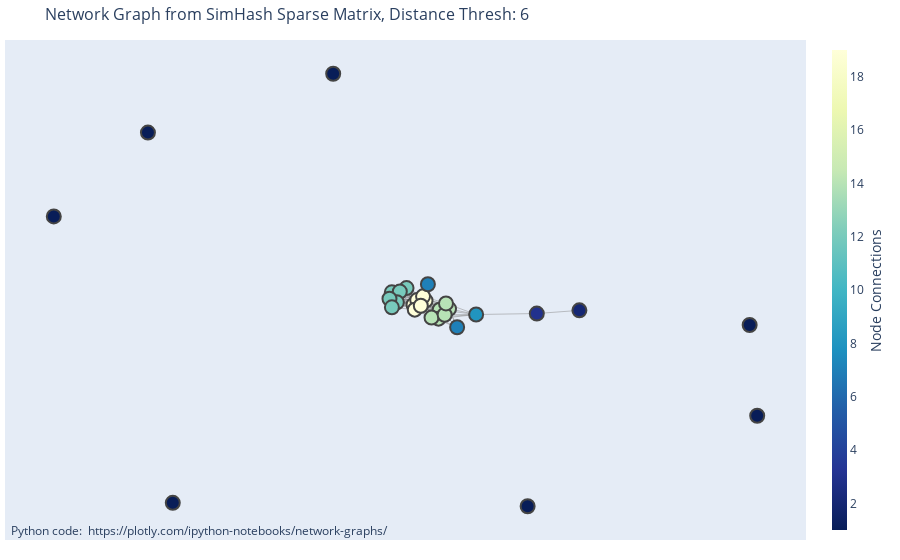

This figure's notebook cell:
### Code cell
fig = plot_graph(G)
fig.show()

### Figure 1 — Plotly figure (JSON) as saved in the notebook; plotly's stock layout.template omitted (floating-point values rounded to 4 significant figures; data arrays with more than 128 entries replaced by an {"elided": "..."} marker saying what was removed)
{"data": [{"hoverinfo": "none", "line": {"color": "#888", "width": 0.5}, "mode": "lines", "type": "scatter", "x": {"elided": "501 float values"}, "y": {"elided": "501 float values"}}, {"hoverinfo": "text", "marker": {"color": [14, 14, 14, 14, 14, 12, 12, 12, 12, 12, 19, 19, 19, 19, 19, 14, 8, 1, 7, 1, 12, 2, 1, 1, 7, 19, 3, 1, 1, 1], "colorbar": {"thickness": 15, "title": {"side": "right", "text": "Node Connections"}, "xanchor": "left"}, "colorscale": [[0, "rgb(255,255,217)"], [0.125, "rgb(237,248,177)"], [0.25, "rgb(199,233,180)"], [0.375, "rgb(127,205,187)"], [0.5, "rgb(65,182,196)"], [0.625, "rgb(29,145,192)"], [0.75, "rgb(34,94,168)"], [0.875, "rgb(37,52,148)"], [1, "rgb(8,29,88)"]], "line": {"width": 2}, "reversescale": true, "showscale": true, "size": 14}, "mode": "markers", "text": ["Doc ID: 0 <br>Text: I lived at West Egg, the--well, the less fashionable of the two, though thi <br>Expected Cluster: 0 <br>Cluster: 0", "Doc ID: 1 <br>Text: I lived at West Egg, the--well, the less fashionable of the two, though thi <br>Expected Cluster: 0 <br>Cluster: 0", "Doc ID: 2 <br>Text: I lived at West Egg, the--well, the less fashionable of the two, though thi <br>Expected Cluster: 0 <br>Cluster: 0", "Doc ID: 3 <br>Text: I lived at West Egg, the--well, the less fashionable of the two, though thi <br>Expected Cluster: 0 <br>Cluster: 0", "Doc ID: 4 <br>Text: I lived at West Egg, the--well, the less fashionable of the two, though thi <br>Expected Cluster: 0 <br>Cluster: 0", "Doc ID: 5 <br>Text: Daisy put her arm through his abruptly, but he seemed absorbed in what he h <br>Expected Cluster: 1 <br>Cluster: 0", "Doc ID: 6 <br>Text: Daisy put her arm through his abruptly, but he seemed absorbed in what he h <br>Expected Cluster: 1 <br>Cluster: 0", "Doc ID: 7 <br>Text: Daisy put her arm through his abruptly, but he seemed absorbed in what he h <br>Expected Cluster: 1 <br>Cluster: 0", "Doc ID: 8 <br>Text: Daisy put her arm through his abruptly, but he seemed absorbed in what he h <br>Expected Cluster: 1 <br>Cluster: 0", "Doc ID: 9 <br>Text: Daisy put her arm through his abruptly, but he seemed absorbed in what he h <br>Expected Cluster: 1 <br>Cluster: 0", "Doc ID: 10 <br>Text: And so it happened that on a warm windy evening I drove over to East Egg to <br>Expected Cluster: 0 <br>Cluster: 0", "Doc ID: 11 <br>Text: And so it happened that on a warm windy evening I drove over to East Egg to <br>Expected Cluster: 0 <br>Cluster: 0", "Doc ID: 12 <br>Text: And so it happened that on a warm windy evening I drove over to East Egg to <br>Expected Cluster: 0 <br>Cluster: 0", "Doc ID: 13 <br>Text: And so it happened that on a warm windy evening I drove over to East Egg to <br>Expected Cluster: 0 <br>Cluster: 0", "Doc ID: 14 <br>Text: And so it happened that on a warm windy evening I drove over to East Egg to <br>Expected Cluster: 0 <br>Cluster: 0", "Doc ID: 15 <br>Text: I lived at West Egg, the--well, the less fashionable of the two, though thi <br>Expected Cluster: 0 <br>Cluster: 0", "Doc ID: 16 <br>Text: I lived at West Egg, the less fashionable of the two, though this is a most <br>Expected Cluster: 0 <br>Cluster: 0", "Doc ID: 17 <br>Text: I lived at the very tip of West Egg, fifty yards from the sound, and betwee <br>Expected Cluster: 0 <br>Cluster: 1", "Doc ID: 18 <br>Text: The Normandy American Cemetery and Memorial in France is located in Collevi <br>Expected Cluster: 2 <br>Cluster: 0", "Doc ID: 19 <br>Text: The other girl, Daisy, made an attempt to rise—she leaned slightly forward  <br>Expected Cluster: 3 <br>Cluster: 2", "Doc ID: 20 <br>Text: Daisy put her arm through his abruptly, but he seemed absorbed in what he h <br>Expected Cluster: 1 <br>Cluster: 0", "Doc ID: 21 <br>Text: Daisy eloped his arm quickly, but he seemed to be thinking about what he ha <br>Expected Cluster: 1 <br>Cluster: 0", "Doc ID: 22 <br>Text: Although Daisy quickly eloped his arm, he seemed to be thinking about what  <br>Expected Cluster: 1 <br>Cluster: 3", "Doc ID: 23 <br>Text: The bright stars that can lie close to the Moon all lie in constellations o <br>Expected Cluster: 4 <br>Cluster: 4", "Doc ID: 24 <br>Text: Then came the war, old sport. It was a great relief, and I tried very hard  <br>Expected Cluster: 5 <br>Cluster: 0", "Doc ID: 25 <br>Text: And so it happened that on a warm windy evening I drove over to East Egg to <br>Expected Cluster: 0 <br>Cluster: 0", "Doc ID: 26 <br>Text: On a warm windy evening I drove over to East Egg to see 2 old friends. Thei <br>Expected Cluster: 0 <br>Cluster: 0", "Doc ID: 27 <br>Text: One evening I drove to East Egg to see 2 old acquaintences. Their house was <br>Expected Cluster: 0 <br>Cluster: 5", "Doc ID: 28 <br>Text: Examine what the vines are growing on before you start. They can creep betw <br>Expected Cluster: 6 <br>Cluster: 6", "Doc ID: 29 <br>Text: I just got here a minute ago, from New York. I was bringing you that coupe  <br>Expected Cluster: 7 <br>Cluster: 7"], "type": "scatter", "x": [0.0638, 0.03867, 0.03541, 0.01664, 0.05195, -0.05063, -0.09028, -0.06871, -0.07668, -0.09651, 0.000498, -0.03177, -0.02185, -0.02842, -0.006205, 0.05556, 0.1367, -0.7466, 0.08556, -1, -0.09001, 0.4146, 0.8729, -0.6798, 0.006876, -0.01222, 0.3, 0.2753, -0.248, 0.8932], "y": [-0.009538, -0.0134, -0.04929, -0.04521, -0.0337, 0.07421, 0.05703, 0.05999, 0.01683, 0.0311, 0.02376, 0.006759, 0.02598, -0.01296, 0.04061, 0.01209, -0.03274, 0.7021, -0.08403, 0.3633, -0.003673, -0.01593, -0.07506, -0.7931, 0.08956, 0.002742, -0.02872, -0.8068, 0.9394, -0.4413]}], "layout": {"annotations": [{"showarrow": false, "text": "Python code: <a href='https://plotly.com/ipython-notebooks/network-graphs/'> https://plotly.com/ipython-notebooks/network-graphs/</a>", "x": 0.005, "xref": "paper", "y": -0.002, "yref": "paper"}], "hovermode": "closest", "margin": {"b": 20, "l": 5, "r": 5, "t": 40}, "showlegend": false, "title": {"font": {"size": 16}, "text": "Network Graph from SimHash Sparse Matrix, Distance Thresh: 6"}, "xaxis": {"showgrid": false, "showticklabels": false, "zeroline": false}, "yaxis": {"showgrid": false, "showticklabels": false, "zeroline": false}}}
